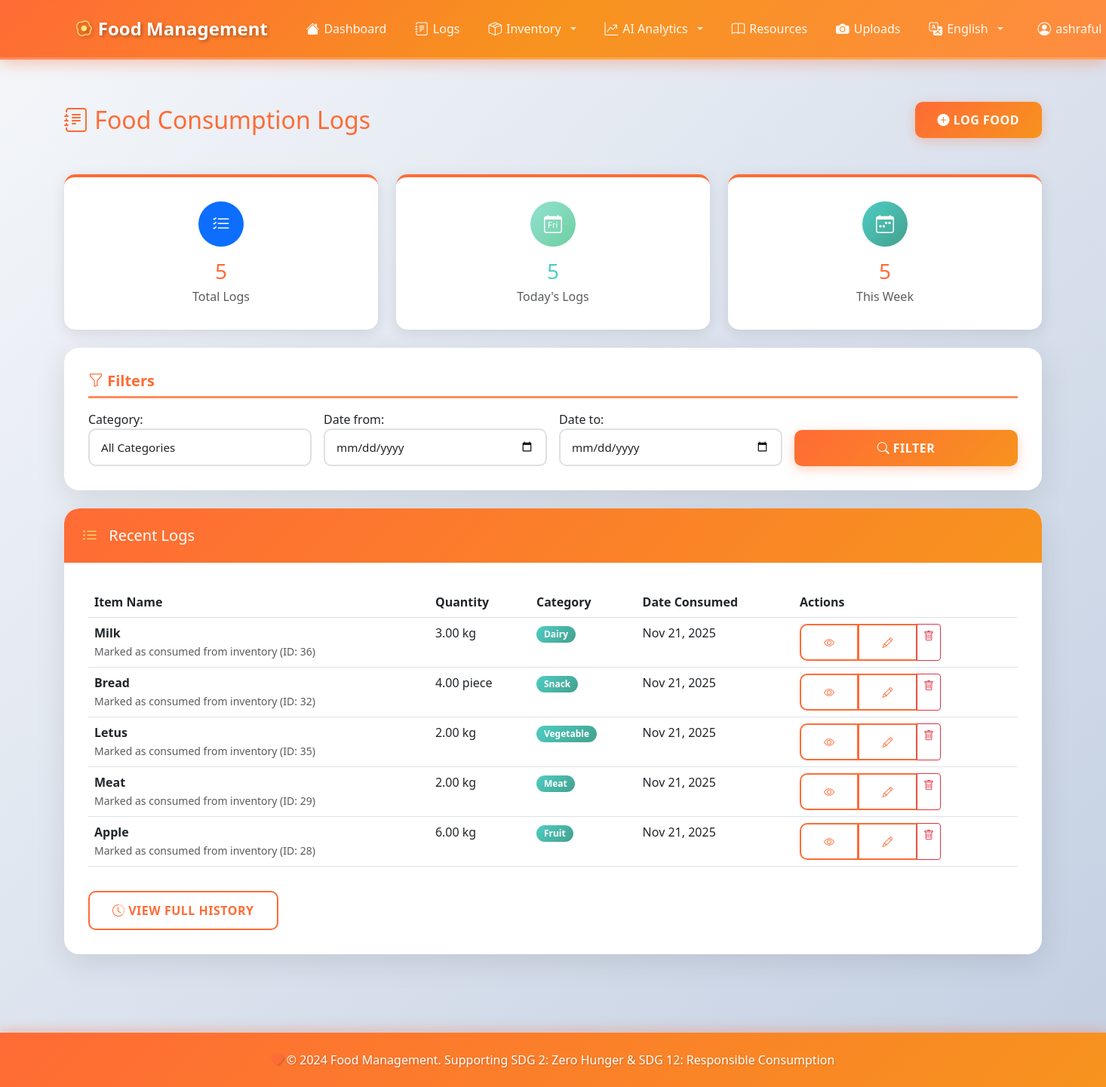
The app's page /logs/ (signed in) with its own data.
### logs/models.py (models this page shows, shortened)
class FoodLog(models.Model):
    CATEGORY_CHOICES = [
        ('vegetable', 'Vegetable'),
        ('fruit', 'Fruit'),
        ('dairy', 'Dairy'),
        ('meat', 'Meat'),
        ('grain', 'Grain'),
        ('beverage', 'Beverage'),
        ('snack', 'Snack'),
        ('other', 'Other'),
    ]
    UNIT_CHOICES = [
        ('kg', 'Kilogram (kg)'),
        ('g', 'Gram (g)'),
        ('lb', 'Pound (lb)'),
        ('oz', 'Ounce (oz)'),
        ('l', 'Liter (l)'),
        ('ml', 'Milliliter (ml)'),
        ('cup', 'Cup'),
        ('piece', 'Piece'),
        ('serving', 'Serving'),
    ]
    user = models.ForeignKey(User, on_delete=models.CASCADE, related_name='food_logs')
    item_name = models.CharField(max_length=255, help_text="Name of the food item")
    quantity = models.DecimalField(
        max_digits=10,
        decimal_places=2,
        validators=[MinValueValidator(0)],
        help_text="Quantity consumed"
    )
    unit = models.CharField(max_length=20, choices=UNIT_CHOICES, default='piece')
    category = models.CharField(max_length=50, choices=CATEGORY_CHOICES, default='other')
    date_consumed = models.DateField(help_text="Date when the food was consumed")
    notes = models.TextField(blank=True, null=True, help_text="Additional notes about the consumption")
    created_at = models.DateTimeField(auto_now_add=True)
    updated_at = models.DateTimeField(auto_now=True)
    class Meta:
        verbose_name = "Food Log"
        verbose_name_plural = "Food Logs"
        ordering = ['-date_consumed', '-created_at']
        indexes = [
            models.Index(fields=['user', '-date_consumed']),
            models.Index(fields=['category']),
        ]

### logs/views.py (the view)
# urls.py: path('', views.log_list, name='list'),
@login_required
def log_list(request):
    logs = FoodLog.objects.filter(user=request.user)
    filter_form = FoodLogFilterForm(request.GET)
    if filter_form.is_valid():
        category = filter_form.cleaned_data.get('category')
        date_from = filter_form.cleaned_data.get('date_from')
        date_to = filter_form.cleaned_data.get('date_to')
        if category:
            logs = logs.filter(category=category)
        if date_from:
            logs = logs.filter(date_consumed__gte=date_from)
        if date_to:
            logs = logs.filter(date_consumed__lte=date_to)
    total_logs = logs.count()
    today_logs = logs.filter(date_consumed=timezone.now().date()).count()
    week_logs = logs.filter(
        date_consumed__gte=timezone.now().date() - timedelta(days=7)
    ).count()
    category_stats = logs.values('category').annotate(
        count=Count('id')
    ).order_by('-count')
    context = {
        'logs': logs[:50],  # Limit to 50 most recent
        'filter_form': filter_form,
        'total_logs': total_logs,
        'today_logs': today_logs,
        'week_logs': week_logs,
        'category_stats': category_stats,
    }
    return render(request, 'logs/list.html', context)

### templates/logs/list.html (shortened to what this page needs)
{% extends 'base.html' %}
{% block content %}
<div class="row mb-4">
    <div class="col-12">
        <div class="d-flex justify-content-between align-items-center mb-4">
            <h2 class="text-primary-custom mb-0">
                <i class="bi bi-journal-text"></i> Food Consumption Logs
            </h2>
            <a href="{% url 'logs:create' %}" class="btn btn-primary">
                <i class="bi bi-plus-circle-fill"></i> Log Food
            </a>
        </div>
    </div>
</div>
<div class="row g-4 mb-4">
    <div class="col-md-4">
        <div class="dashboard-card text-center">
            <div class="rounded-circle bg-primary text-white d-flex align-items-center justify-content-center mx-auto mb-3" style="width: 60px; height: 60px; font-size: 1.5rem;">
                <i class="bi bi-list-check"></i>
            </div>
            <h3 class="mb-1" style="color: var(--primary-color);">{{ total_logs }}</h3>
            <p class="text-muted mb-0">Total Logs</p>
        </div>
    </div>
    <div class="col-md-4">
        <div class="dashboard-card text-center">
            <div class="rounded-circle text-white d-flex align-items-center justify-content-center mx-auto mb-3" style="width: 60px; height: 60px; font-size: 1.5rem; background: var(--gradient-success);">
                <i class="bi bi-calendar-day"></i>
            </div>
            <h3 class="mb-1" style="color: var(--secondary-color);">{{ today_logs }}</h3>
            <p class="text-muted mb-0">Today's Logs</p>
        </div>
    </div>
    <div class="col-md-4">
        <div class="dashboard-card text-center">
            <div class="rounded-circle text-white d-flex align-items-center justify-content-center mx-auto mb-3" style="width: 60px; height: 60px; font-size: 1.5rem; background: var(--gradient-secondary);">
                <i class="bi bi-calendar-week"></i>
            </div>
            <h3 class="mb-1" style="color: var(--primary-color);">{{ week_logs }}</h3>
            <p class="text-muted mb-0">This Week</p>
        </div>
    </div>
</div>
<div class="card mb-4">
    <div class="card-body">
        <h5 class="card-title mb-3">
            <i class="bi bi-funnel"></i> Filters
        </h5>
        <form method="get" class="row g-3">
            <div class="col-md-3">
                {{ filter_form.category.label_tag }}
                {{ filter_form.category }}
            </div>
            <div class="col-md-3">
                {{ filter_form.date_from.label_tag }}
                {{ filter_form.date_from }}
            </div>
            <div class="col-md-3">
                {{ filter_form.date_to.label_tag }}
                {{ filter_form.date_to }}
            </div>
            <div class="col-md-3 d-flex align-items-end">
                <button type="submit" class="btn btn-primary w-100">
                    <i class="bi bi-search"></i> Filter
                </button>
            </div>
        </form>
    </div>
</div>
<div class="card">
    <div class="card-header text-white">
        <h5 class="mb-0">
            <i class="bi bi-list-ul"></i> Recent Logs
        </h5>
    </div>
    <div class="card-body">
        {% if logs %}
            <div class="table-responsive">
                <table class="table table-hover">
                    <thead>
                        <tr>
                            <th>Item Name</th>
                            <th>Quantity</th>
                            <th>Category</th>
                            <th>Date Consumed</th>
                            <th>Actions</th>
                        </tr>
                    </thead>
                    <tbody>
                        {% for log in logs %}
                        <tr>
                            <td>
                                <strong>{{ log.item_name }}</strong>
                                {% if log.notes %}
                                    <br><small class="text-muted">{{ log.notes|truncatewords:10 }}</small>
                                {% endif %}
                            </td>
                            <td>{{ log.quantity }} {{ log.unit }}</td>
                            <td>
                                <span class="badge" style="background: var(--gradient-secondary);">
                                    {{ log.get_category_display }}
                                </span>
                            </td>
                            <td>{{ log.date_consumed|date:"M d, Y" }}</td>
                            <td>
                                <div class="btn-group btn-group-sm">
                                    <a href="{% url 'logs:detail' log.pk %}" class="btn btn-outline-primary" title="View">
                                        <i class="bi bi-eye"></i>
                                    </a>
                                    <a href="{% url 'logs:edit' log.pk %}" class="btn btn-outline-primary" title="Edit">
                                        <i class="bi bi-pencil"></i>
                                    </a>
                                    <a href="{% url 'logs:delete' log.pk %}" class="btn btn-outline-danger" title="Delete">
                                        <i class="bi bi-trash"></i>
                                    </a>
                                </div>
                            </td>
                        </tr>
                        {% endfor %}
                    </tbody>
                </table>
            </div>
            <div class="mt-3">
                <a href="{% url 'logs:history' %}" class="btn btn-outline-primary">
                    <i class="bi bi-clock-history"></i> View Full History
                </a>
            </div>
        {% endif %}
    </div>
</div>
{% endblock %}

### templates/base.html (shortened to what this page needs)
{% load i18n static %}
<!DOCTYPE html>
<html lang="{{ LANGUAGE_CODE|default:'en' }}" dir="{% if LANGUAGE_CODE == 'ar' %}rtl{% else %}ltr{% endif %}">
<head>
    {% load static %}
    <link href="https://cdn.jsdelivr.net/npm/bootstrap@5.3.0/dist/css/bootstrap.min.css" rel="stylesheet">
    <link rel="stylesheet" href="https://cdn.jsdelivr.net/npm/bootstrap-icons@1.11.0/font/bootstrap-icons.css">
    <link rel="stylesheet" href="{% static 'css/style.css' %}">
</head>
<body>
    {% if user.is_authenticated %}
    <nav class="navbar navbar-expand-lg navbar-dark sticky-top">
        <div class="container">
            <a class="navbar-brand" href="{% url 'dashboard_placeholder' %}">
                <i class="bi bi-egg-fried"></i> {% trans "Food Management" %}
            </a>
            <div class="collapse navbar-collapse" id="navbarNav">
                <ul class="navbar-nav me-auto">
                    <li class="nav-item">
                        <a class="nav-link" href="{% url 'dashboard_placeholder' %}">
                            <i class="bi bi-house-fill"></i> {% trans "Dashboard" %}
                        </a>
                    </li>
                    <li class="nav-item">
                        <a class="nav-link" href="{% url 'logs:list' %}">
                            <i class="bi bi-journal-text"></i> {% trans "Logs" %}
                        </a>
                    </li>
                    <li class="nav-item dropdown">
                        <a class="nav-link dropdown-toggle" href="#" id="inventoryDropdown" role="button" data-bs-toggle="dropdown" aria-expanded="false">
                            <i class="bi bi-box-seam"></i> {% trans "Inventory" %}
                        </a>
                    </li>
                    <li class="nav-item dropdown">
                        <a class="nav-link dropdown-toggle" href="#" id="aiDropdown" role="button" data-bs-toggle="dropdown" aria-expanded="false">
                            <i class="bi bi-graph-up-arrow"></i> {% trans "AI Analytics" %}
                        </a>
                    </li>
                    <li class="nav-item">
                        <a class="nav-link" href="{% url 'resources:list' %}">
                            <i class="bi bi-book"></i> {% trans "Resources" %}
                        </a>
                    </li>
                    <li class="nav-item">
                        <a class="nav-link" href="{% url 'uploads:list' %}">
                            <i class="bi bi-camera-fill"></i> {% trans "Uploads" %}
                        </a>
                    </li>
                </ul>
                <ul class="navbar-nav">
                    {% get_current_language as CURRENT_LANGUAGE %}
                    {% get_available_languages as LANGUAGES %}
                    <li class="nav-item dropdown me-2">
                        <a class="nav-link dropdown-toggle text-white" href="#" id="languageDropdownAuth" role="button" data-bs-toggle="dropdown" aria-expanded="false">
                            <i class="bi bi-translate"></i>
                            {% for lang_code, lang_name in LANGUAGES %}
                                {% if lang_code == CURRENT_LANGUAGE %}{{ lang_name }}{% endif %}
                            {% endfor %}
                        </a>
                            {% get_language_info_list for LANGUAGES as languages %}
                    </li>
                    <li class="nav-item dropdown">
                        <a class="nav-link dropdown-toggle text-white" href="#" id="userDropdown" role="button" data-bs-toggle="dropdown" aria-expanded="false">
                            <i class="bi bi-person-circle"></i> {{ user.username }}
                        </a>
                    </li>
                </ul>
            </div>
        </div>
    </nav>
    {% endif %}
    <main class="container my-4">
        {% block content %}{% endblock %}
    </main>
    <footer class="text-center py-4 mt-5">
        <div class="container">
            <p class="mb-0">
                <i class="bi bi-heart-fill" style="color: #ff6b35;"></i>
                &copy; 2024 {% trans "Food Management" %}. {% trans "Supporting SDG 2: Zero Hunger & SDG 12: Responsible Consumption" %}
            </p>
        </div>
    </footer>
</body>
</html>

### records on screen
FoodLog: item_name "Milk", notes "Marked as consumed from inventory (ID: 36)", quantity "3.00", unit "kg", category "Dairy", date_consumed "Nov 21, 2025"
FoodLog: item_name "Bread", notes "Marked as consumed from inventory (ID: 32)", quantity "4.00", unit "piece", category "Snack", date_consumed "Nov 21, 2025"
FoodLog: item_name "Letus", notes "Marked as consumed from inventory (ID: 35)", quantity "2.00", unit "kg", category "Vegetable", date_consumed "Nov 21, 2025"
FoodLog: item_name "Meat", notes "Marked as consumed from inventory (ID: 29)", quantity "2.00", unit "kg", category "Meat", date_consumed "Nov 21, 2025"
FoodLog: item_name "Apple", notes "Marked as consumed from inventory (ID: 28)", quantity "6.00", unit "kg", category "Fruit", date_consumed "Nov 21, 2025"

### other values on screen
{{ lang_name }} "English"
{{ user.username }} "ashraful"
{{ total_logs }} "5"
{{ today_logs }} "5"
{{ week_logs }} "5"
{{ filter_form.category.label_tag }} "Category:"
{{ filter_form.date_from.label_tag }} "Date from:"
{{ filter_form.date_to.label_tag }} "Date to:"
